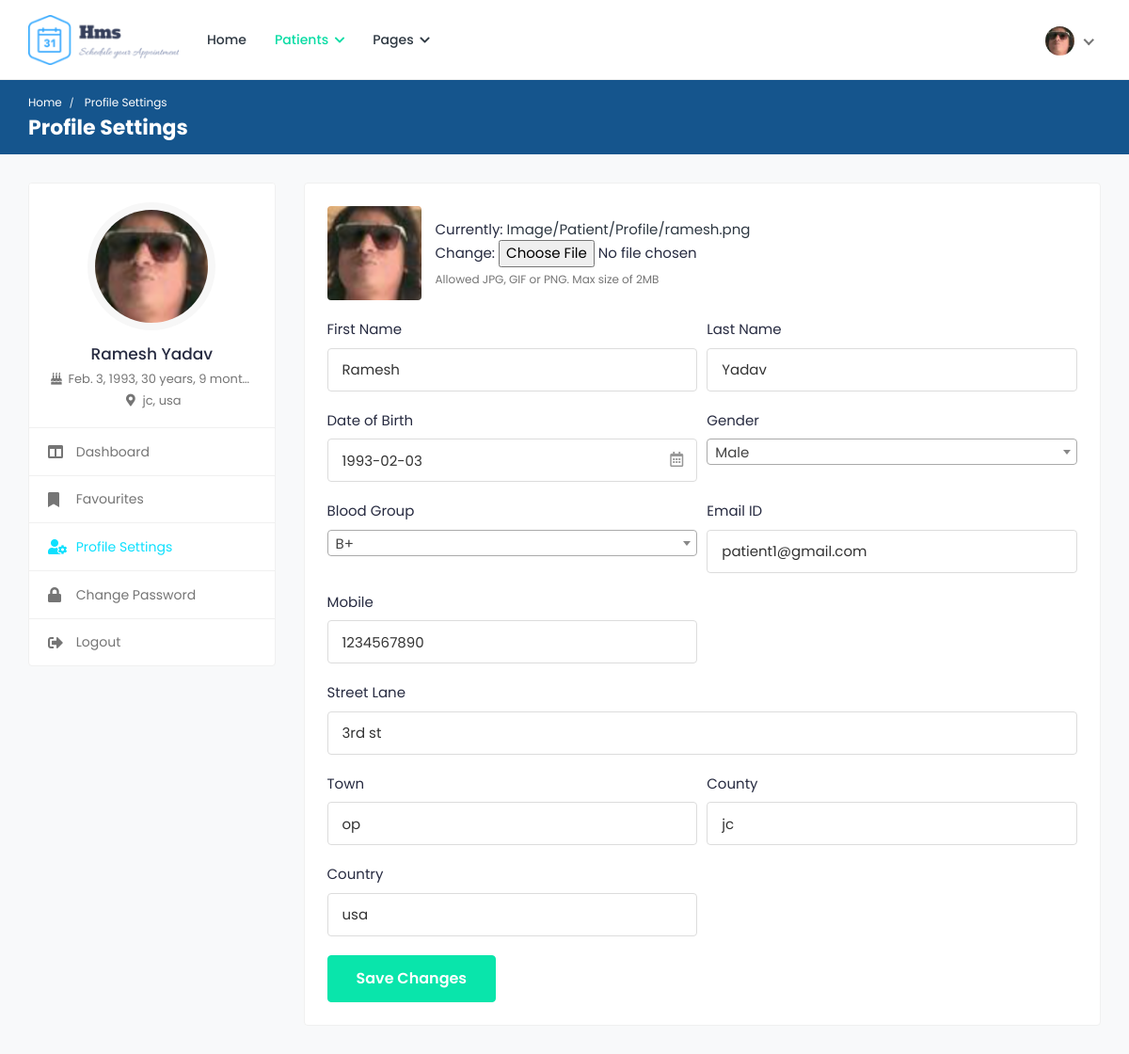
/patients/profile-settings/ (signed in), run on the app's committed database.
### appointments/models.py (models this page shows, shortened)
class Patient(models.Model):
	user = models.OneToOneField(User, on_delete=models.CASCADE)
	image = models.ImageField('Profile Image', upload_to='Image/Patient/Profile/',
		max_length=500, default='dummy.png')
	first_name = models.CharField('First Name', max_length=50)
	second_name = models.CharField('Second Name', max_length=50)
	d_o_b = models.DateField('Date Of Birth')
	gender = models.CharField('Gender', max_length=10)
	email = models.CharField('Email', max_length=50)
	phone_no = models.CharField('Phone Number', max_length=20)
	blood_group = models.CharField('Blood Group', max_length=5)
	country = models.CharField('Country', max_length=50)
	county = models.CharField('County', max_length=50)
	town = models.CharField('Town', max_length=50)
	street_lane = models.CharField('Street/Lane', max_length=50)

### appointments/views.py (the view)
# urls.py: path('patients/profile-settings/', views.profile_settings, name='profile-settings'),
@login_required(login_url='/login/')
@user_passes_test(check_patient, login_url='/login/')
def profile_settings(request):
	if request.method == 'POST':
		if int(request.POST['user']) == request.user.id:
			try:
				a = Patient.objects.get(user=request.user.id)
				f = PatientForm(request.POST, request.FILES, instance=a)
				f.save()
				return HttpResponseRedirect('../../patients/')
			except Exception:
				form = PatientForm(request.POST, request.FILES)
				if form.is_valid():
					form.save()
					user=request.user
					user.last_name = request.POST['second_name']
					user.first_name = request.POST['first_name']
					user.email = request.POST['email']
					user.save()
					return HttpResponseRedirect('../../patients/')
				else:
					return HttpResponse(form.errors)
		else:
			return HttpResponse("form.errors")
	else:
		profile = None
		form = None
		try:
			profile = Patient.objects.get(user=request.user.id)
			form = PatientForm(instance=profile)
		except Exception:
			profile = request.user
			form = PatientForm()
		return render(request, 'patients/profile-settings.html', {"profile": profile, "form": form})

### appointments/forms.py
class PatientForm(ModelForm):
	class Meta:
		model = Patient
		fields = ('user', 'image', 'first_name', 'second_name', 'd_o_b', 'gender', 'blood_group', 'phone_no',
			'email', 'street_lane', 'country', 'county', 'town')

### appointments/views.py (called while the page is built)
def check_patient(user):
	group = user.groups.get()
	return group.name == 'patients_group'

### appointments/templates/patients/profile-settings.html (shortened to what this page needs)
{% extends "patients/base.html" %}
{% load static %}
{% block css %}
	<link rel="stylesheet" href="{% static 'cas/css/bootstrap-datetimepicker.min.css' %}">
	<link rel="stylesheet" href="{% static 'cas/plugins/select2/css/select2.min.css' %}">
{% endblock %}
{% block breadcrumb %}Profile Settings{% endblock %}
{% block breadcrumb1 %}Profile Settings{% endblock %}
{% block sidenav %}
	<ul>
		<li>
			<a href="{% url 'patient-dashboard' %}">
				<i class="fas fa-columns"></i>
				<span>Dashboard</span>
			</a>
		</li>
		<li>
			<a href="{% url 'favourites' %}">
				<i class="fas fa-bookmark"></i>
				<span>Favourites</span>
			</a>
		</li>
		<li class="active">
			<a href="{% url 'profile-settings' %}">
				<i class="fas fa-user-cog"></i>
				<span>Profile Settings</span>
			</a>
		</li>
		<li>
			<a href="{% url 'change-password' %}">
				<i class="fas fa-lock"></i>
				<span>Change Password</span>
			</a>
		</li>
		<li>
			<a href="{% url 'logout' %}">
				<i class="fas fa-sign-out-alt"></i>
				<span>Logout</span>
			</a>
		</li>
	</ul>
{% endblock %}
{% block content %}
<div class="col-md-7 col-lg-8 col-xl-9">
	<div class="card">
		<div class="card-body">
			<form enctype="multipart/form-data" method="post" action="{% url 'profile-settings' %}">
				<div class="row form-row">
					<div class="col-12 col-md-12">
						<div class="form-group">
							<div class="change-avatar">
								<div class="profile-img">
									<img src="{{profile.image.url}}" alt="User Image">
								</div>
								<div class="upload-img">
									{% for field in form %}
										{% if field.name == 'image' %}
											{{field}}
										{% endif %}
									{% endfor %}
									<small class="form-text text-muted">Allowed JPG, GIF or PNG. Max size of 2MB</small>
								</div>
							</div>
						</div>
					</div>
					<div class="col-12 col-md-6">
						<div class="form-group">
							<label>First Name</label>
							<input type="text" class="form-control" name="first_name" value="{{user.first_name}}" required>
						</div>
					</div>
					<div class="col-12 col-md-6">
						<div class="form-group">
							<label>Last Name</label>
							<input type="text" class="form-control" name="second_name" value="{{user.last_name}}" required>
						</div>
					</div>
					<div class="col-12 col-md-6">
						<div class="form-group">
							<label>Date of Birth</label>
							<div class="cal-icon">
								<input type="text" class="form-control datetimepicker" name="d_o_b" value="{{profile.d_o_b|date:"Y-m-d"}}" required>
							</div>
						</div>
					</div>
					<div class="col-12 col-md-6">
						<div class="form-group">
							<label>Gender</label>
						</div>
					</div>
					<div class="col-12 col-md-6">
						<div class="form-group">
							<label>Blood Group</label>
						</div>
					</div>
					<div class="col-12 col-md-6">
						<div class="form-group">
							<label>Email ID</label>
							<input type="email" class="form-control" name="email" value="{{user.email}}" required>
						</div>
					</div>
					<div class="col-12 col-md-6">
						<div class="form-group">
							<label>Mobile</label>
							<input type="text" name="phone_no" value="{{profile.phone_no}}" class="form-control" required>
						</div>
					</div>
					<div class="col-12">
						<div class="form-group">
						<label>Street Lane</label>
							<input type="text" name="street_lane" class="form-control" value="{{profile.street_lane}}" required>
						</div>
					</div>
					<div class="col-12 col-md-6">
						<div class="form-group">
							<label>Town</label>
							<input type="text" name="town" class="form-control" value="{{profile.town}}" required>
						</div>
					</div>
					<div class="col-12 col-md-6">
						<div class="form-group">
							<label>County</label>
							<input type="text" class="form-control" name="county" value="{{profile.county}}" required>
						</div>
					</div>
					<div class="col-12 col-md-6">
						<div class="form-group">
							<label>Country</label>
							<input type="text" class="form-control" name="country" value="{{profile.country}}" required>
						</div>
					</div>
				</div>
				<div class="submit-section">
					<button type="submit" class="btn btn-primary submit-btn">Save Changes</button>
				</div>
			</form>
		</div>
	</div>
</div>
{% endblock %}

### appointments/templates/patients/base.html (shortened to what this page needs)
<!DOCTYPE html>
<html lang="en">
<head>
		{% load static %}
		<link rel="stylesheet" href="{% static 'cas/css/bootstrap.min.css' %}">
		<link rel="stylesheet" href="{% static 'cas/plugins/fontawesome/css/fontawesome.min.css' %}">
		<link rel="stylesheet" href="{% static 'cas/plugins/fontawesome/css/all.min.css' %}">
		<link rel="stylesheet" href="{% static 'cas/css/style.css' %}">
		{% block css %}
		{% endblock %}
	</head>
	<body>
		<div class="main-wrapper">
			<header class="header">
				<nav class="navbar navbar-expand-lg header-nav">
					<div class="navbar-header">
						<a href="{% url 'index' %}" class="navbar-brand logo">
							<img src="{% static 'cas/img/logo.png' %}" class="img-fluid" alt="Logo">
						</a>
					</div>
					<div class="main-menu-wrapper">
						<ul class="main-nav">
							<li>
								<a href="{% url 'index' %}">Home</a>
							</li>
							<li class="has-submenu active">
								<a href="#">Patients <i class="fas fa-chevron-down"></i></a>
							</li>
							<li class="has-submenu">
								<a href="#">Pages <i class="fas fa-chevron-down"></i></a>
							</li>
						</ul>
					</div>
					<ul class="nav header-navbar-rht">
						<li class="nav-item dropdown has-arrow logged-item">
							<a href="#" class="dropdown-toggle nav-link" data-toggle="dropdown">
								<span class="user-img">
									<img class="rounded-circle" src="{{profile.image.url}}" width="31" alt="{{user.first_name}} {{user.last_name}}">
								</span>
							</a>
						</li>
					</ul>
				</nav>
			</header>
			<div class="breadcrumb-bar">
				<div class="container-fluid">
					<div class="row align-items-center">
						<div class="col-md-12 col-12">
							<nav aria-label="breadcrumb" class="page-breadcrumb">
								<ol class="breadcrumb">
									<li class="breadcrumb-item"><a href="{% url 'patient-dashboard' %}">Home</a></li>
									<li class="breadcrumb-item active" aria-current="page">
										{% block breadcrumb1 %} {% endblock %}
									</li>
								</ol>
							</nav>
							<h2 class="breadcrumb-title">
								{% block breadcrumb %} {% endblock %}
							</h2>
						</div>
					</div>
				</div>
			</div>
			<div class="content">
				<div class="container-fluid">
					<div class="row">
						<div class="col-md-5 col-lg-4 col-xl-3 theiaStickySidebar">
							<div class="profile-sidebar">
								<div class="widget-profile pro-widget-content">
									<div class="profile-info-widget">
										<a href="{% url 'patient-dashboard' %}" class="booking-doc-img">
											<img src="{{profile.image.url}}" alt="User Image">
										</a>
										<div class="profile-det-info">
											<h3>{{user.first_name}} {{user.last_name}}</h3>
											{% if profile != None %}
											<div class="patient-details">
												<h5><i class="fas fa-birthday-cake"></i> {{profile.d_o_b}}, {{ profile.d_o_b|timesince }}</h5>
												<h5 class="mb-0"><i class="fas fa-map-marker-alt"></i> {{profile.county}}, {{profile.country}}</h5>
											</div>
											{% endif %}
										</div>
									</div>
								</div>
								<div class="dashboard-widget">
									<nav class="dashboard-menu">
									{% block sidenav %}
									{% endblock %}
									</nav>
								</div>
							</div>
						</div>
						{% block content %}
						{% endblock %}
					</div>
				</div>
			</div>
		</div>
	</body>
</html>

### data on the page
Patient: image (picture), d_o_b "Feb. 3, 1993", d_o_b "30 years, 9 months", county "jc", country "usa", d_o_b "1993-02-03", phone_no "1234567890", street_lane "3rd st", town "op"

### other printed values
{{ user.first_name }} "Ramesh"
{{ user.last_name }} "Yadav"
